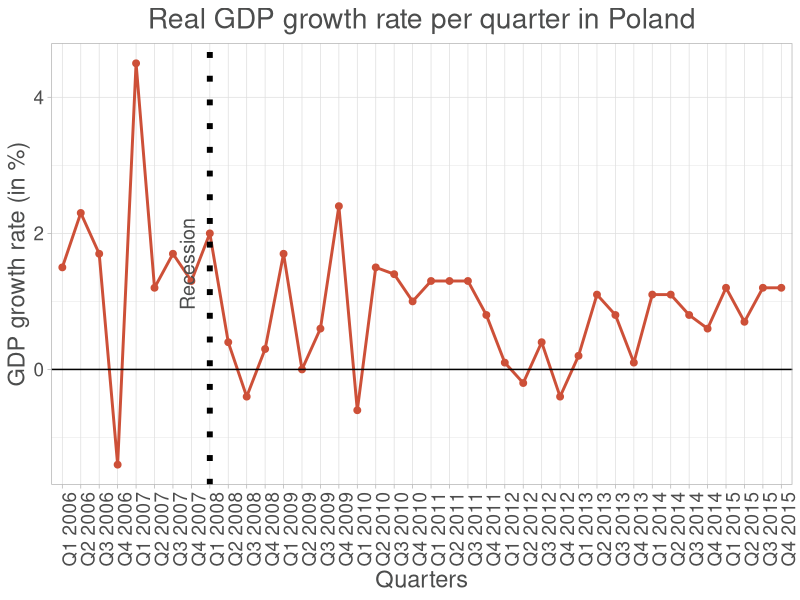
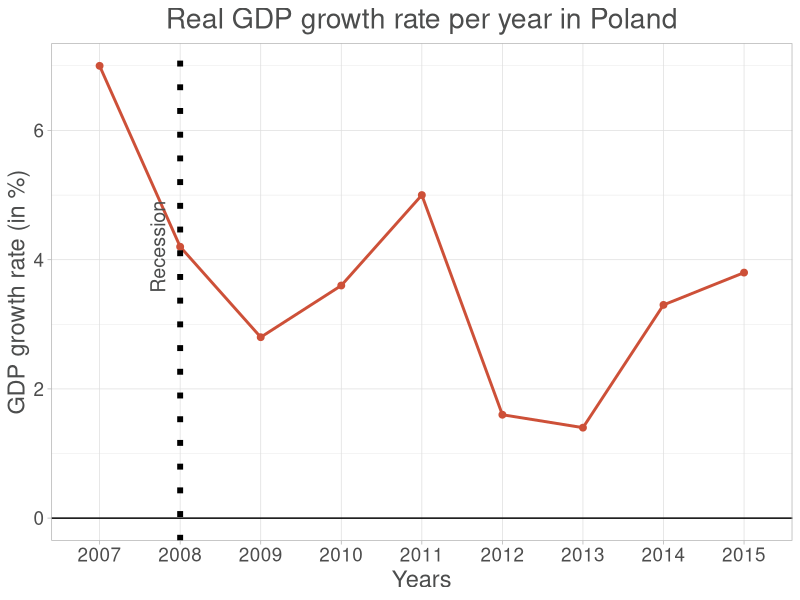
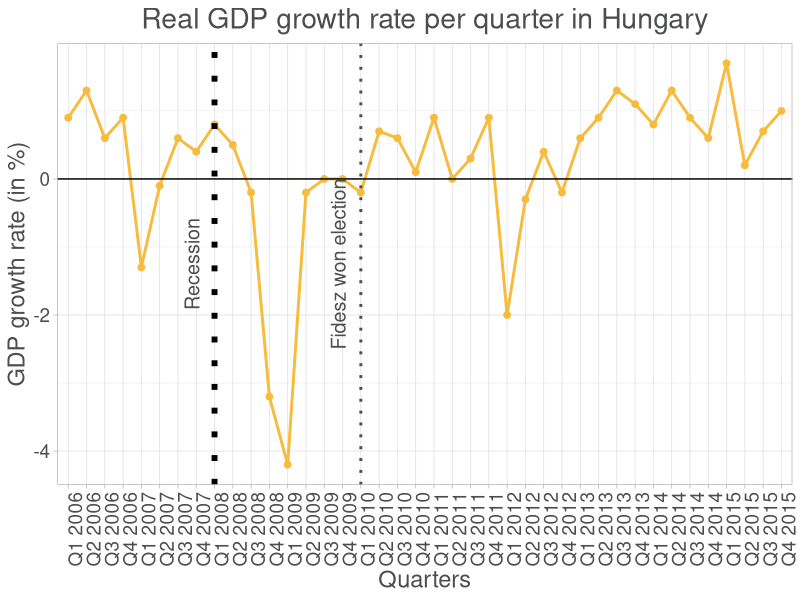
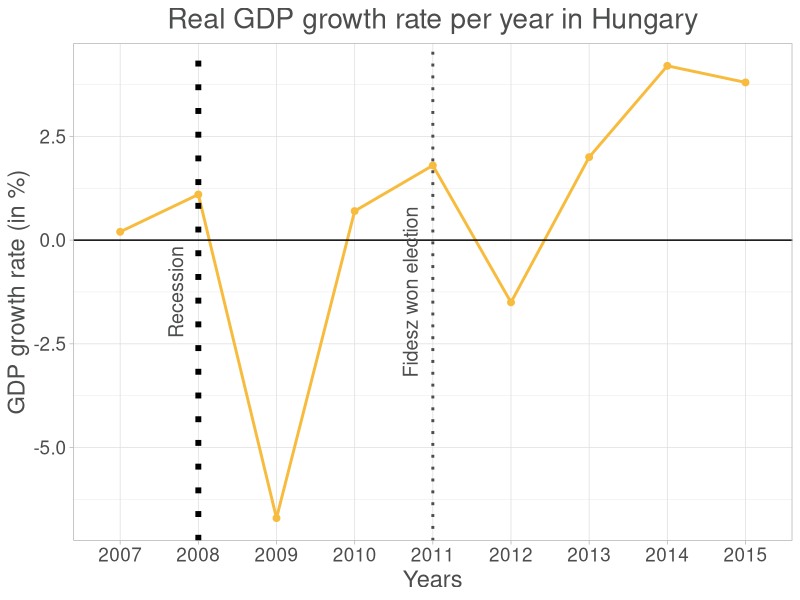

Source code (R) for these figures, in order:
######################
# Plotting functions
# YOU CAN IGNORE THIS PART
######################

install.packages("ggplot2")
library(ggplot2)

quarters <- c('Q1','Q2','Q3','Q4')
countries <- c("Hungary", "Poland")
colors <- c("#f7bb3d","#cd5038")

# Function for generating yearly or quarterly labels
# Pass years as a vector
# Pass the count of data points as a number
generateLabels <- function(quarterly, yearsParam, nDataPoints) {
  years <- as.character(yearsParam)
  # Check if there are 4 times as many data points as there are years (which means the data is quarterly)
  # If it is quarterly generate quarterly labels, otherwise just use the years
  if(quarterly) {
    return(apply(expand.grid(quarters=quarters, years=years), 1, paste, collapse=" "))
  }
  if(nDataPoints == ((length(years)+1) /2)) {
    return(years[(1:nDataPoints) * 2 - 1])
  }
  return(years)
}

# Function for plotting progression as a line diagram
# Pass data as a list of data collections
# Pass years as a vector
# Pass a title
# Optional label for x axis
# Optional label for y axis
# Pass a vector of vertical line points
# Optional restrictions for the y axis
timeLinePlot <- function(data, yearsParam, country, colorParam, titleParam, xLabel="", yLabel="", yAxisLabels=c(), verticalLines=c(), xRecession=4, y=c(NA,NA)) {
  nDataSets <- length(data)
  nDataPoints <- length(data[[1]])
  quarterly <- nDataPoints == (4 * length(yearsParam))
  labels <- generateLabels(quarterly, yearsParam, nDataPoints)
  
  df <- data.frame(
    x=rep(c(labels), nDataSets),
    y=unlist(data),
    country=rep(country,nDataPoints)
  )

  df$x <- factor(df$x, levels=unique(df$x))
  
  if(!is.na(y[2])) {
    annotationY <- y[2] - (y[2]*0.1)
  } else {
    annotationY = mean(c(max(df$y), min(df$y)))
  }
  drawVerticalLines <- function(line) {
    return (c(
      annotate("text", x=line[[1]], label=line[[2]], vjust=-1, y=annotationY, angle=90, color="#4C4D4D", size=5),
      geom_vline(xintercept = line[[1]], lty=3, lwd=1, color="#4C4D4D")
    ))
  }
  
  alterYAxis <- function(yAxisLabels) {
    if (length(yAxisLabels) > 0) {
      scale_y_continuous(breaks=c(y[1]:y[2]), labels=yAxisLabels)
    }
  }
  
  ggplot(df, aes(x=x, y=y, group=country, color=colorParam)) +
    geom_line(size=1, color=colorParam) +
    geom_point(size=2, color=colorParam) +
    geom_hline(yintercept = 0, col="Black") +
    geom_vline(xintercept=xRecession, col="Black", lty=3, lwd=2) +
    annotate("text", x=xRecession, label="Recession", vjust=-1, y=annotationY, angle=90, color="#4C4D4D", size=5) +
    lapply(X=verticalLines, FUN=drawVerticalLines) +
    ggtitle(titleParam) +
    labs(x=xLabel, y=yLabel) +
    theme_light() +
    theme(
      text = element_text(size=17, color="#4C4D4D"),
      plot.title=element_text(hjust = 0.5),
      axis.text.x=element_text(angle= if(quarterly) 90 else 0),
      legend.position="none"
    ) +
    alterYAxis(yAxisLabels) +
    coord_cartesian(ylim = y)
}


######################
# Poland
######################

######################
# Real GDP change per quarter in percentage Poland
######################

realGDPChangePerQuarterPL <- c(1.5, 2.3, 1.7, -1.4, 4.5, 1.2, 1.7, 1.3, 2.0, 0.4, -0.4, 0.3, 1.7, 0.0, 0.6, 2.4, -0.6, 1.5, 1.4, 1.0, 1.3, 1.3, 1.3, 0.8, 0.1, -0.2, 0.4, -0.4, 0.2, 1.1, 0.8, 0.1, 1.1, 1.1, 0.8, 0.6, 1.2, 0.7, 1.2, 1.2)
timeLinePlot(
  data=list(realGDPChangePerQuarterPL),
  yearsParam=2006:2015,
  country=countries[2],
  color=colors[2],
  titleParam="Real GDP growth rate per quarter in Poland",
  xLabel="Quarters",
  yLabel="GDP growth rate (in %)",
  xRecession=9)

######################
# Real GDP change per year in percentage Poland
######################

realGDPChangePerYearPL <- c(7.0, 4.2, 2.8, 3.6, 5.0, 1.6, 1.4, 3.3, 3.8)
timeLinePlot(
  data=list(realGDPChangePerYearPL),
  yearsParam=2007:2015,
  country=countries[2],
  color=colors[2],
  titleParam="Real GDP growth rate per year in Poland",
  xLabel="Years",
  yLabel="GDP growth rate (in %)",
  xRecession=2)

######################
# Hungary
######################

######################
# Real GDP change per quarter in percentage Hungary
######################

realGDPChangePerQuarterHU <- c(0.9,1.3,0.6,0.9,-1.3,-0.1,0.6,0.4,0.8,0.5,-0.2,-3.2,-4.2,-0.2,0.0,0.0,-0.2,0.7,0.6,0.1,0.9,0.0,0.3,0.9,-2.0,-0.3,0.4,-0.2,0.6,0.9,1.3,1.1,0.8,1.3,0.9,0.6,1.7,0.2,0.7,1.0)
timeLinePlot(
  data=list(realGDPChangePerQuarterHU),
  yearsParam=2006:2015,
  country=countries[1],
  color=colors[1],
  titleParam="Real GDP growth rate per quarter in Hungary",
  xLabel="Quarters",
  yLabel="GDP growth rate (in %)",
  verticalLines=list(list(x=17,label="Fidesz won election")),
  xRecession=9)

######################
# Real GDP change per year in percentage Hungary
######################

realGDPChangePerYearHU <- c(0.2, 1.1, -6.7, 0.7, 1.8, -1.5, 2.0, 4.2, 3.8)
timeLinePlot(
  data=list(realGDPChangePerYearHU),
  yearsParam=2007:2015,
  country=countries[1],
  color=colors[1],
  titleParam="Real GDP growth rate per year in Hungary",
  xLabel="Years",
  yLabel="GDP growth rate (in %)",
  verticalLines=list(list(x=5,label="Fidesz won election")),
  xRecession=2)
